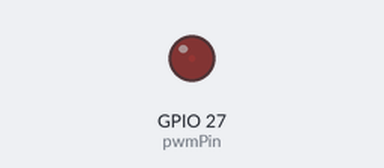
Bench run of a sketch on a simulated ESP32. Shown: output pins drawn as LEDs (lit = HIGH).

Above: at 0.05 s.
At 1.15 s:
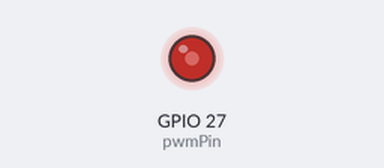
At 2.3 s:
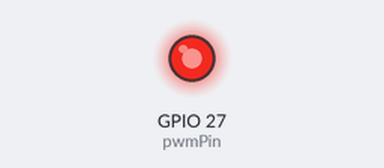
At 4.6 s:
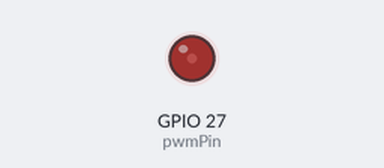
Timing chart, 0 to 6.7 s (numbered marks = the images above):
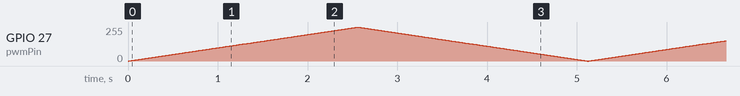

The sketch:

main.ino
```cpp
// #include <Arduino.h>

// #define BTN 26

// void setup() {
//   Serial.begin(115200);
//   pinMode(BTN, INPUT_PULLUP);
// }

// void loop() {
//   int btnValue = digitalRead(BTN);
//   Serial.println(btnValue);
//   delay(10);
// }
```

main1.ino
```cpp
// #include <Arduino.h>

// #define BTN 26

// void setup() {
//   Serial.begin(115200);
//   pinMode(BTN, INPUT_PULLUP);
// }

// void loop() {
//   int btnValue = !digitalRead(BTN);
//   Serial.println(btnValue);
//   delay(10);
// }
  
```

main2.ino
```cpp
// #include <Arduino.h>

// #define BTN 26
// #define LED 27

// void setup() {
//     Serial.begin(115200);
//     pinMode(BTN, INPUT_PULLUP);
//     pinMode(LED, OUTPUT);
// }

// void loop() {
//     int btnValue = !digitalRead(BTN);

//     if(btnValue == 1)
//         digitalWrite(LED, HIGH);
//     else
//         digitalWrite(LED, LOW);
// }

 
```

main3.ino
```cpp
// #include <Arduino.h>

// #define BTN 26
// #define LED 27

// int prevBtn = 0;
// int currBtn = 0;
// int ledState = 0;

// void setup() {
//     Serial.begin(115200);
//     pinMode(BTN, INPUT_PULLUP);
//     pinMode(LED, OUTPUT);
// }

// void loop() {
//     currBtn = !digitalRead(BTN);

//     if(currBtn != prevBtn) {
//       prevBtn = currBtn;
//       if(currBtn == 1) {
//         ledState = !ledState;
//         digitalWrite(LED, ledState);
//       }
//       delay(100);
//     }
// }
```

main4.ino
```cpp
// #include <Arduino.h>

// #define LED 27

// void setup() {
//     Serial.begin(115200);
// }

// void loop() {
//     analogWrite(LED, 0);delay(500);
//     analogWrite(LED, 50);delay(500);
//     analogWrite(LED, 100);delay(500);
//     analogWrite(LED, 150);delay(500);
//     analogWrite(LED, 200);delay(500);
//     analogWrite(LED, 255);delay(500);
// }
```

main5.ino
```cpp
#include <Arduino.h>

const int pwmPin = 27; // PWM 출력을 위한 GPIO 핀 번호
const int freq = 5000; // PWM 신호의 주파수, Hz
const int pwmChannel = 0; // PWM 채널 번호
const int resolution = 8; // PWM 분해능 (1-16비트)

void setup() {
  // PWM 핀 설정
  ledcSetup(pwmChannel, freq, resolution);
  // PWM 핀 할당
  ledcAttachPin(pwmPin, pwmChannel);
}

void loop() {
  // PWM 신호의 듀티 사이클을 0에서 255까지 변경 (0%에서 100%까지)
  for(int dutyCycle = 0; dutyCycle <= 255; dutyCycle++){
    // PWM 듀티 사이클 설정
    ledcWrite(pwmChannel, dutyCycle);
    delay(10);
  }

  // PWM 신호의 듀티 사이클을 255에서 0까지 변경 (100%에서 0%까지)
  for(int dutyCycle = 255; dutyCycle >= 0; dutyCycle--){
    // PWM 듀티 사이클 설정
    ledcWrite(pwmChannel, dutyCycle);
    delay(10);
  }
}
```
